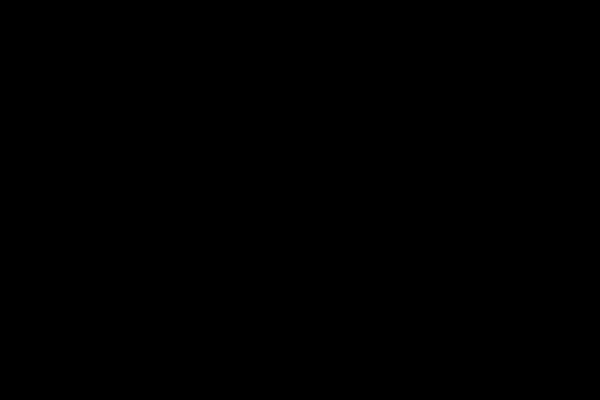
Frame 1 (no input)
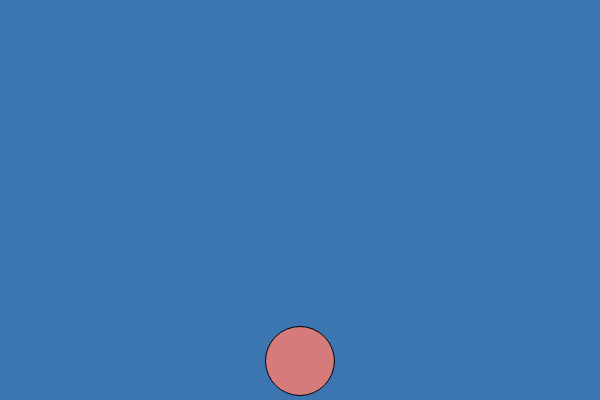
Frame 60 (no input)
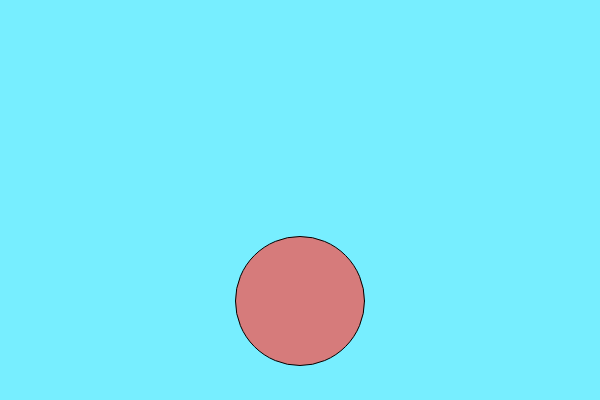
Frame 120 (the mouse pressed at the canvas centre since frame 60)

The p5.js sketch that drew these frames (run headless with seeded random() and noise() and a simulated clock; from frame 60 on, the mouse is pressed at the canvas centre):

// p5.js sketch
// ── sketch.js
var a = 420;
var x = 300;
var b1 = 0;
var b2 = 0;
var b3 = 0;
var ht = 10;
var wt = 10;

function setup() {
  createCanvas(600,400); //creates a canvas 600x400
}

function draw() {
  background(b1,b2,b3);// creates a background with variables 
  fill(214,123,123); // fills the ellipse
  ellipse(x, a, ht,wt); //places the ellipse below the canvas with length and width of 10
  a=a-1; // moves the ellipse upwards
  b1=b1+1; //background colors change from 0 to 255
  b2=b2+2;
  b3=b3+3;
  ht=ht+1; // height and width increases from 10 to infinity
  wt=wt+1; //width of the circle increases
  
  if (ht > 250) {

    x=x+1;
    a=a+1;
    ht=ht-1;
    wt=wt-1;
  }
  
}
